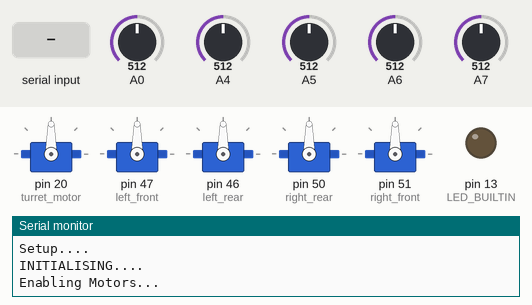
A sketch run on a simulated Arduino Mega 2560, built with avr-gcc and run on an emulated ATmega2560. Shown: 5 × servo, output pins drawn as LEDs (lit = HIGH), the last lines printed to the serial monitor. Inputs (shaded band) come from the test bench; at power-on: A0 = 512, A4 = 512, A5 = 512, A6 = 512, A7 = 512.

Above: at 3.2 s.
3.3 s: "w" received over Serial
At 3.7 s:
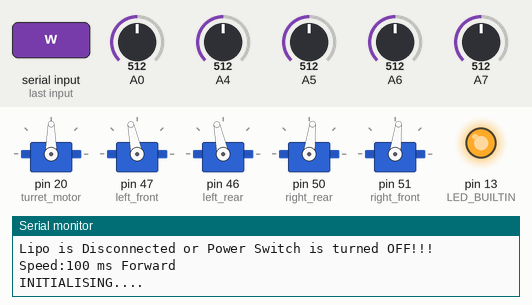
6.7 s: "s" received over Serial
At 8.2 s:
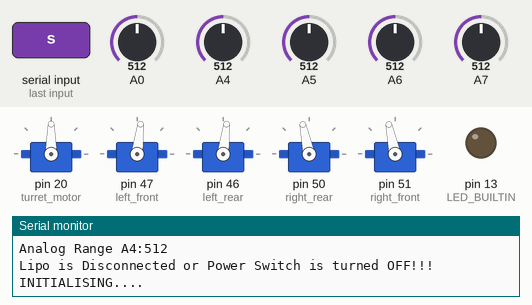
9.1 s: "q" received over Serial
At 11.1 s:
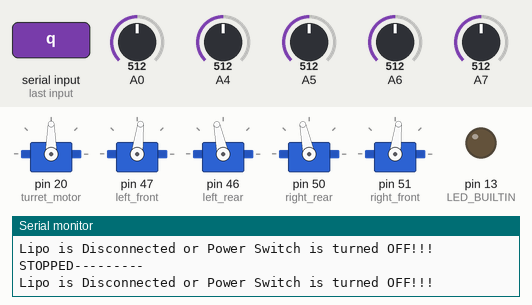
12.5 s: A0 set to 698
14.0 s: A0 set to 716
Timing chart, 0 to 17.0 s (numbered marks = the images above; inputs shaded):
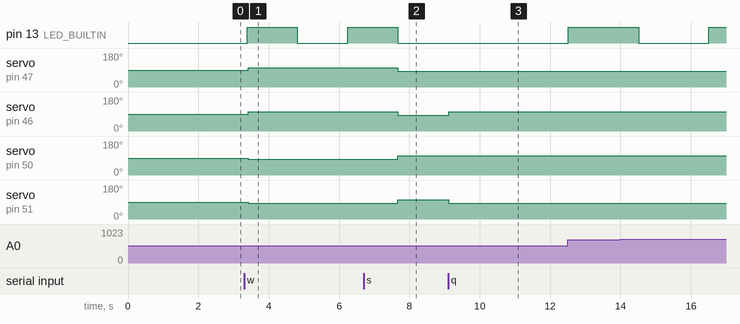

The sketch:

OpenLoopPathing.ino
```cpp
/***Test for open loop pathing***/
#include <Servo.h>  //Need for Servo pulse output
#include <SoftwareSerial.h>

#define NO_READ_GYRO  //Uncomment of GYRO is not attached.
#define NO_HC-SR04 //Uncomment of HC-SR04 ultrasonic ranging sensor is not attached.
//#define NO_BATTERY_V_OK //Uncomment of BATTERY_V_OK if you do not care about battery damage.

// Serial Data input pin
#define BLUETOOTH_RX 10
// Serial Data output pin
#define BLUETOOTH_TX 11

// USB Serial Port
#define OUTPUTMONITOR 0
#define OUTPUTPLOTTER 0

// Bluetooth Serial Port
#define OUTPUTBLUETOOTHMONITOR 1

SoftwareSerial BluetoothSerial(BLUETOOTH_RX, BLUETOOTH_TX);

//State machine states
enum STATE {
  INITIALISING,
  RUNNING,
  STOPPED
};

//Refer to Shield Pinouts.jpg for pin locations

//Default motor control pins
const byte left_front = 47;
const byte left_rear = 46;
const byte right_rear = 50;
const byte right_front = 51;


//Default ultrasonic ranging sensor pins, these pins are defined my the Shield
const int TRIG_PIN = 48;
const int ECHO_PIN = 49;

double sonar_cm;

//Pathing variables
    enum pathing_state {
        FORWARD,
        BACKWARD,
        STRAFE_RIGHT
    };

    pathing_state path_state;
    pathing_state last_state;

// Anything over 400 cm (23200 us pulse) is "out of range". Hit:If you decrease to this the ranging sensor but the timeout is short, you may not need to read up to 4meters.
const unsigned int MAX_DIST = 23200;

Servo left_font_motor;  // create servo object to control Vex Motor Controller 29
Servo left_rear_motor;  // create servo object to control Vex Motor Controller 29
Servo right_rear_motor;  // create servo object to control Vex Motor Controller 29
Servo right_font_motor;  // create servo object to control Vex Motor Controller 29
Servo turret_motor;


int speed_val = 100;
int speed_change;

//IR Sensor equation variables
double MR1coeff = 12.452;
double MR1power = -0.889;

double MR2coeff = 12.887;
double MR2power = -0.889;

double LR1coeff = 61.823;
double LR1power = -1.032;

double LR3coeff = 911.866;
double LR3power = -1.508;

//IR Sensor distance variables
double MR1cm, MR2cm, LR1cm, LR3cm;
double MR1cm_reading, MR2cm_reading, LR1cm_reading, LR3cm_reading;
int array_index = 0;
int iterations = 20;
double MR1arr[20], MR2arr[20], LR1arr[20], LR3arr[20];

//Kalman variables
double MR1var, MR2var, LR1var, LR3var;
double sensor_noise = 1;
double process_noise = 10;

//Serial Pointer
HardwareSerial *SerialCom;

int pos = 0;
void setup(void)
{
  BluetoothSerial.begin(115200);
  turret_motor.attach(20);
  pinMode(LED_BUILTIN, OUTPUT);

  //Initialise sensor pins
  pinMode(A4, INPUT);
  pinMode(A5, INPUT);
  pinMode(A6, INPUT);
  pinMode(A7, INPUT);

  // The Trigger pin will tell the sensor to range find
  pinMode(TRIG_PIN, OUTPUT);
  digitalWrite(TRIG_PIN, LOW);

  // Setup the Serial port and pointer, the pointer allows switching the debug info through the USB port(Serial) or Bluetooth port(Serial1) with ease.
  SerialCom = &Serial;
  SerialCom->begin(115200);
  SerialCom->println("MECHENG706_Base_Code_25/01/2018");
  delay(1000);
  SerialCom->println("Setup....");

  pinMode(ECHO_PIN, INPUT); // Sets the echoPin as an Input
  delay(1000); //settling time but no really needed

  path_state = FORWARD;
  last_state = FORWARD;
}

void loop(void) //main loop
{
  static STATE machine_state = INITIALISING;
  //Finite-state machine Code
  switch (machine_state) {
    case INITIALISING:
      machine_state = initialising();
      break;
    case RUNNING: //Lipo Battery Volage OK
      machine_state =  running();
      break;
    case STOPPED: //Stop of Lipo Battery voltage is too low, to protect Battery
      machine_state = stopped();
      break;
  };
}


STATE initialising() {
  //initialising
  SerialCom->println("INITIALISING....");
  delay(1000); //One second delay to see the serial string "INITIALISING...."
  SerialCom->println("Enabling Motors...");
  enable_motors();
  initialise_IR_sensors();
  SerialCom->println("RUNNING STATE...");
  return RUNNING;
}

STATE running() {

  static unsigned long previous_millis;

  read_serial_command();
  fast_flash_double_LED_builtin();

  if (millis() - previous_millis > 500) {  //Arduino style 500ms timed execution statement
    previous_millis = millis();

    SerialCom->println("RUNNING---------");
    speed_change_smooth();
    Analog_Range_A4();

#ifndef NO_READ_GYRO
    GYRO_reading();
#endif

#ifndef NO_HC-SR04
    HC_SR04_range();
#endif

#ifndef NO_BATTERY_V_OK
    if (!is_battery_voltage_OK()) return STOPPED;
#endif


  //   turret_motor.write(pos);

  //   if (pos == 0)
  //   {
  //     pos = 45;
  //   }
  //   else
  //   {
  //     pos = 0;
  //   }
  // }
  //Read and print IR sensor values
  read_IR_sensors();
  filter_IR_reading();
  print_IR_values();
  // open_loop_path(sonar_cm);
  return RUNNING;
  }
}

//Stop of Lipo Battery voltage is too low, to protect Battery
STATE stopped() {
  static byte counter_lipo_voltage_ok;
  static unsigned long previous_millis;
  int Lipo_level_cal;
  disable_motors();
  slow_flash_LED_builtin();

  if (millis() - previous_millis > 500) { //print massage every 500ms
    previous_millis = millis();
    SerialCom->println("STOPPED---------");


#ifndef NO_BATTERY_V_OK
    //500ms timed if statement to check lipo and output speed settings
    if (is_battery_voltage_OK()) {
      SerialCom->print("Lipo OK waiting of voltage Counter 10 < ");
      SerialCom->println(counter_lipo_voltage_ok);
      counter_lipo_voltage_ok++;
      if (counter_lipo_voltage_ok > 10) { //Making sure lipo voltage is stable
        counter_lipo_voltage_ok = 0;
        enable_motors();
        SerialCom->println("Lipo OK returning to RUN STATE");
        return RUNNING;
      }
    } else
    {
      counter_lipo_voltage_ok = 0;
    }
#endif
  }
  return STOPPED;
}

void fast_flash_double_LED_builtin()
{
  static byte indexer = 0;
  static unsigned long fast_flash_millis;
  if (millis() > fast_flash_millis) {
    indexer++;
    if (indexer > 4) {
      fast_flash_millis = millis() + 700;
      digitalWrite(LED_BUILTIN, LOW);
      indexer = 0;
    } else {
      fast_flash_millis = millis() + 100;
      digitalWrite(LED_BUILTIN, !digitalRead(LED_BUILTIN));
    }
  }
}

void slow_flash_LED_builtin()
{
  static unsigned long slow_flash_millis;
  if (millis() - slow_flash_millis > 2000) {
    slow_flash_millis = millis();
    digitalWrite(LED_BUILTIN, !digitalRead(LED_BUILTIN));
  }
}

void speed_change_smooth()
{
  speed_val += speed_change;
  if (speed_val > 1000)
    speed_val = 1000;
  speed_change = 0;
}

#ifndef NO_BATTERY_V_OK
boolean is_battery_voltage_OK()
{
  static byte Low_voltage_counter;
  static unsigned long previous_millis;

  int Lipo_level_cal;
  int raw_lipo;
  //the voltage of a LiPo cell depends on its chemistry and varies from about 3.5V (discharged) = 717(3.5V Min) https://oscarliang.com/lipo-battery-guide/
  //to about 4.20-4.25V (fully charged) = 860(4.2V Max)
  //Lipo Cell voltage should never go below 3V, So 3.5V is a safety factor.
  raw_lipo = analogRead(A0);
  Lipo_level_cal = (raw_lipo - 717);
  Lipo_level_cal = Lipo_level_cal * 100;
  Lipo_level_cal = Lipo_level_cal / 143;

  if (Lipo_level_cal > 0 && Lipo_level_cal < 160) {
    previous_millis = millis();
    SerialCom->print("Lipo level:");
    SerialCom->print(Lipo_level_cal);
    SerialCom->print("%");
    // SerialCom->print(" : Raw Lipo:");
    // SerialCom->println(raw_lipo);
    SerialCom->println("");
    Low_voltage_counter = 0;
    return true;
  } else {
    if (Lipo_level_cal < 0)
      SerialCom->println("Lipo is Disconnected or Power Switch is turned OFF!!!");
    else if (Lipo_level_cal > 160)
      SerialCom->println("!Lipo is Overchanged!!!");
    else {
      SerialCom->println("Lipo voltage too LOW, any lower and the lipo with be damaged");
      SerialCom->print("Please Re-charge Lipo:");
      SerialCom->print(Lipo_level_cal);
      SerialCom->println("%");
    }

    Low_voltage_counter++;
    if (Low_voltage_counter > 5)
      return false;
    else
      return true;
  }

}
#endif

#ifndef NO_HC-SR04
void HC_SR04_range()
{
  unsigned long t1;
  unsigned long t2;
  unsigned long pulse_width;
  float cm;

  // Hold the trigger pin high for at least 10 us
  digitalWrite(TRIG_PIN, HIGH);
  delayMicroseconds(10);
  digitalWrite(TRIG_PIN, LOW);

  // Wait for pulse on echo pin
  t1 = micros();
  while ( digitalRead(ECHO_PIN) == 0 ) {
    t2 = micros();
    pulse_width = t2 - t1;
    if ( pulse_width > (MAX_DIST + 1000)) {
      SerialCom->println("HC-SR04: NOT found");
      return;
    }
  }

  // Measure how long the echo pin was held high (pulse width)
  // Note: the micros() counter will overflow after ~70 min

  t1 = micros();
  while ( digitalRead(ECHO_PIN) == 1)
  {
    t2 = micros();
    pulse_width = t2 - t1;
    if ( pulse_width > (MAX_DIST + 1000) ) {
      SerialCom->println("HC-SR04: Out of range");
      return;
    }
  }

  t2 = micros();
  pulse_width = t2 - t1;

  // Calculate distance in centimeters and inches. The constants
  // are found in the datasheet, and calculated from the assumed speed
  //of sound in air at sea level (~340 m/s).
  cm = pulse_width / 58.0;

  // Print out results
  if ( pulse_width > MAX_DIST ) {
    SerialCom->println("HC-SR04: Out of range");
  } else {
    BluetoothSerial.print(cm, DEC);
    BluetoothSerial.println(' ');
  }
  sonar_cm = cm;
}
#endif

void Analog_Range_A4()
{
  SerialCom->print("Analog Range A4:");
  SerialCom->println(analogRead(A4));
}

#ifndef NO_READ_GYRO
void GYRO_reading()
{
  SerialCom->print("GYRO A3:");
  SerialCom->println(analogRead(A3));
}
#endif

//Serial command pasing
void read_serial_command()
{
  if (SerialCom->available()) {
    char val = SerialCom->read();
    SerialCom->print("Speed:");
    SerialCom->print(speed_val);
    SerialCom->print(" ms ");

    //Perform an action depending on the command
    switch (val) {
      case 'w'://Move Forward
      case 'W':
        forward ();
        SerialCom->println("Forward");
        BluetoothSerial.println("Forward");

        break;
      case 's'://Move Backwards
      case 'S':
        reverse ();
        SerialCom->println("Backwards");
        BluetoothSerial.println("Backwards");
        break;
      case 'q'://Turn Left
      case 'Q':
        strafe_left();
        SerialCom->println("Strafe Left");
        BluetoothSerial.println("Strafe Left");
        break;
      case 'e'://Turn Right
      case 'E':
        strafe_right();
        SerialCom->println("Strafe Right");
        BluetoothSerial.println("Strafe Right");
        break;
      case 'a'://Turn Right
      case 'A':
        ccw();
        SerialCom->println("ccw");
        BluetoothSerial.println("ccw");
        break;
      case 'd'://Turn Right
      case 'D':
        cw();
        SerialCom->println("cw");
        BluetoothSerial.println("cw");
        break;
      case '-'://Turn Right
      case '_':
        speed_change = -100;
        SerialCom->println("-100");
        break;
      case '=':
      case '+':
        speed_change = 100;
        SerialCom->println("+");
        break;
      default:
        stop();
        SerialCom->println("stop");
        BluetoothSerial.println("stop");
        break;
    }

  }

}

//----------------------Motor moments------------------------
//The Vex Motor Controller 29 use Servo Control signals to determine speed and direction, with 0 degrees meaning neutral https://en.wikipedia.org/wiki/Servo_control

void disable_motors()
{
  left_font_motor.detach();  // detach the servo on pin left_front to turn Vex Motor Controller 29 Off
  left_rear_motor.detach();  // detach the servo on pin left_rear to turn Vex Motor Controller 29 Off
  right_rear_motor.detach();  // detach the servo on pin right_rear to turn Vex Motor Controller 29 Off
  right_font_motor.detach();  // detach the servo on pin right_front to turn Vex Motor Controller 29 Off

  pinMode(left_front, INPUT);
  pinMode(left_rear, INPUT);
  pinMode(right_rear, INPUT);
  pinMode(right_front, INPUT);
}

void enable_motors()
{
  left_font_motor.attach(left_front);  // attaches the servo on pin left_front to turn Vex Motor Controller 29 On
  left_rear_motor.attach(left_rear);  // attaches the servo on pin left_rear to turn Vex Motor Controller 29 On
  right_rear_motor.attach(right_rear);  // attaches the servo on pin right_rear to turn Vex Motor Controller 29 On
  right_font_motor.attach(right_front);  // attaches the servo on pin right_front to turn Vex Motor Controller 29 On
}
void stop() //Stop
{
  left_font_motor.writeMicroseconds(1500);
  left_rear_motor.writeMicroseconds(1500);
  right_rear_motor.writeMicroseconds(1500);
  right_font_motor.writeMicroseconds(1500);
}

void forward()
{
  left_font_motor.writeMicroseconds(1500 + speed_val);
  left_rear_motor.writeMicroseconds(1500 + speed_val);
  right_rear_motor.writeMicroseconds(1500 - speed_val);
  right_font_motor.writeMicroseconds(1500 - speed_val);
}

void reverse ()
{
  left_font_motor.writeMicroseconds(1500 - speed_val);
  left_rear_motor.writeMicroseconds(1500 - speed_val);
  right_rear_motor.writeMicroseconds(1500 + speed_val);
  right_font_motor.writeMicroseconds(1500 + speed_val);
}

void ccw ()
{
  left_font_motor.writeMicroseconds(1500 - speed_val);
  left_rear_motor.writeMicroseconds(1500 - speed_val);
  right_rear_motor.writeMicroseconds(1500 - speed_val);
  right_font_motor.writeMicroseconds(1500 - speed_val);
}

void cw ()
{
  left_font_motor.writeMicroseconds(1500 + speed_val);
  left_rear_motor.writeMicroseconds(1500 + speed_val);
  right_rear_motor.writeMicroseconds(1500 + speed_val);
  right_font_motor.writeMicroseconds(1500 + speed_val);
}

void strafe_left ()
{
  left_font_motor.writeMicroseconds(1500 - speed_val);
  left_rear_motor.writeMicroseconds(1500 + speed_val);
  right_rear_motor.writeMicroseconds(1500 + speed_val);
  right_font_motor.writeMicroseconds(1500 - speed_val);
}

void strafe_right ()
{
  left_font_motor.writeMicroseconds(1500 + speed_val);
  left_rear_motor.writeMicroseconds(1500 - speed_val);
  right_rear_motor.writeMicroseconds(1500 - speed_val);
  right_font_motor.writeMicroseconds(1500 + speed_val);
}

// Open loop test script
void open_loop_path(double sonar_cm)
{
  switch (path_state){
    case FORWARD:
      if(sonar_cm < 15){
          stop();
          delay(500);
          path_state = STRAFE_RIGHT;
      }else{
          forward();
      }
      last_state = FORWARD;
      break;

    case BACKWARD:
      if(sonar_cm > 106.9){
          stop();
          delay(500);
          path_state = STRAFE_RIGHT;
      }else{
          reverse();
      }
      last_state = BACKWARD;
      break;

    case STRAFE_RIGHT:
      strafe_right();
      delay(2000);
      stop();
      delay(500);
      path_state = (last_state == FORWARD) ? BACKWARD : FORWARD;
      break;
  }
}

double read_IR(double coefficient, double power, double sensor_reading){
  double sensor_cm;
  BluetoothSerial.print("SENSOR READING:");
  BluetoothSerial.println(sensor_reading);
  sensor_cm = coefficient *1000*(pow(sensor_reading, power));
  return sensor_cm;
}

void read_IR_sensors(){
  BluetoothSerial.println("READ SENSOR START");
  MR1cm_reading = read_IR(MR1coeff, MR1power, analogRead(A4));
  MR2cm_reading = read_IR(MR2coeff, MR2power, analogRead(A6));
  LR1cm_reading = read_IR(LR1coeff, LR1power, analogRead(A5));
  LR3cm_reading = read_IR(LR3coeff, LR3power, analogRead(A7));
}

void initialise_IR_sensors(){
  double MR1sum, MR2sum, LR1sum, LR3sum;

  for (int i = 0; i<=iterations; i++){
    read_IR_sensors();
    MR1arr[i] = MR1cm_reading;
    MR2arr[i] = MR2cm_reading;
    LR1arr[i] = LR1cm_reading;
    LR3arr[i] = LR3cm_reading;
    delay(5);
  }
  MR1cm = average_array(MR1arr, 0);
  MR2cm = average_array(MR2arr, 0);
  LR1cm = average_array(LR1arr, 0);
  LR3cm = average_array(LR3arr, 0);

  //Set IR variance to 0
  MR1var = 0;
  MR2var = 0;
  LR1var = 0;
  LR3var = 0;
}

double average_array(double* input_array, double last_average){
  double sum = 0;
  int count = 0;

  for (int i = 0; i<= iterations;i++){
    // remove obviously rubbish readings, and keep current set of readings within expected range for better accuracy
    if ((input_array[i] > last_average-50 && input_array[i] <last_average+50) || (last_average == 0 && (input_array[i] > 0 && input_array[i] <1000))){
      sum += input_array[i];
      count++;
    }
  }
  //If no valid values were read, set the average to 0
  if (sum == 0){
    return 0;
  }
  else{
    return sum/count;
  }
}

void print_IR_values(){
  BluetoothSerial.print("MR1 DISTANCE:");
  BluetoothSerial.println(MR1cm);
  BluetoothSerial.print("MR2 DISTANCE:");
  BluetoothSerial.println(MR2cm);
  BluetoothSerial.print("LR1 DISTANCE:");
  BluetoothSerial.println(LR1cm);
  BluetoothSerial.print("LR3 DISTANCE:");
  BluetoothSerial.println(LR3cm);
}

void filter_IR_reading(){
  //Add values to given array
  MR1arr[array_index] = MR1cm_reading;
  MR2arr[array_index] = MR2cm_reading;
  LR1arr[array_index] = LR1cm_reading;
  LR3arr[array_index] = LR3cm_reading;

  //Set next array index
  array_index++;
  if (array_index >=20){
    array_index = 0;
  }

  //Average these to final value
  MR1cm = average_array(MR1arr, MR1cm);
  MR2cm = average_array(MR2arr, MR2cm);
  LR1cm = average_array(LR1arr, LR1cm);
  LR3cm = average_array(LR3arr, LR3cm);

  // MR1cm = IR_Kalman(MR1cm_reading, MR1cm, &MR1var);
  // MR2cm = IR_Kalman(MR2cm_reading, MR2cm, &MR2var);
  // LR1cm = IR_Kalman(LR1cm_reading, LR1cm, &LR1var);
  // LR3cm = IR_Kalman(LR3cm_reading, LR3cm, &LR3var);
}


double IR_Kalman(double distance_reading, double last_reading, double* last_var){
  double post_est, prior_var, post_var, kalman_gain;

  prior_var = *last_var + process_noise; //variation in last reading

  kalman_gain = prior_var/(prior_var + sensor_noise); //gain correction of prior variation in last reading
  post_est  = last_reading + kalman_gain*(distance_reading-last_reading);
  post_var = (1-kalman_gain)*prior_var;
  *last_var = post_var;
  return (post_est);
}
```

Measured:
- after the input at 3.3 s, servo on pin 47 (left_front): 90° → 102° after 0.12 s; servo on pin 46 (left_rear): 90° → 102° after 0.13 s; servo on pin 50 (right_rear), servo on pin 51 (right_front): 90° → 83° after 0.13 s
- after the input at 6.7 s, servo on pin 47 (left_front), servo on pin 46 (left_rear): 102° → 83° after 0.96 s; servo on pin 50 (right_rear), servo on pin 51 (right_front): 83° → 102° after 0.96 s
- after the input at 9.1 s, servo on pin 46 (left_rear): 83° → 102° at once; servo on pin 51 (right_front): 102° → 83° at once
